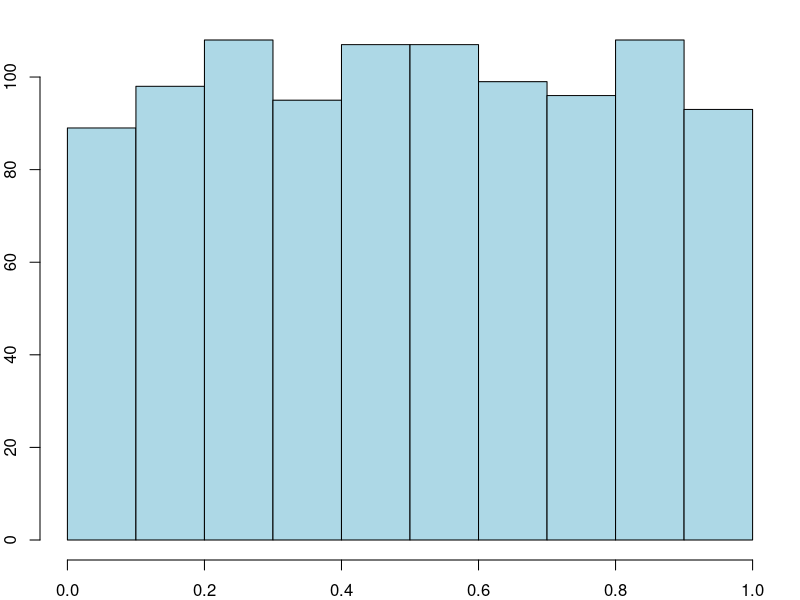
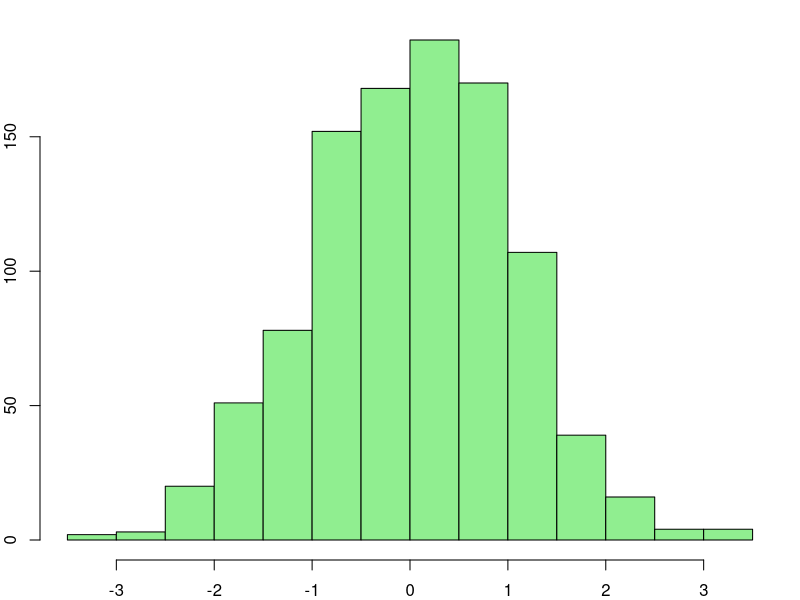
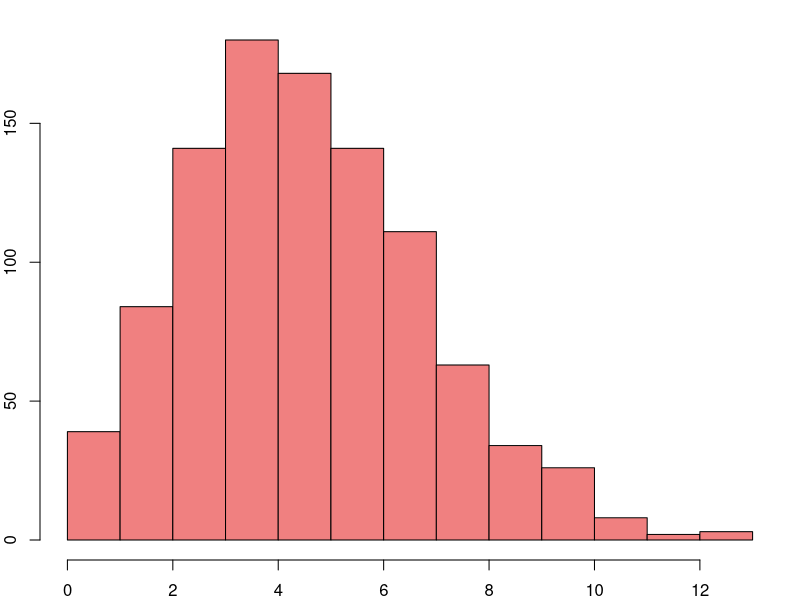
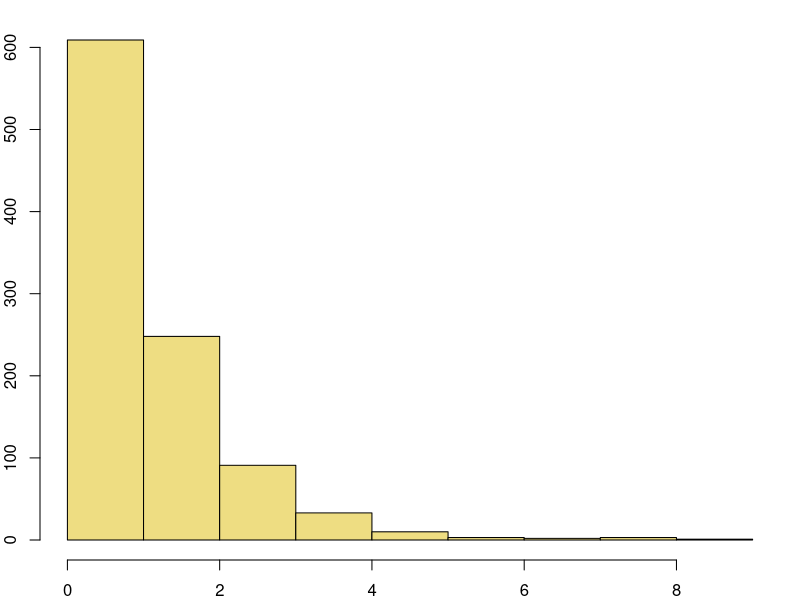

Source code (R) for these figures, in order:
## ---- chunk 1
#| include: false
knitr::opts_chunk$set(
  fig.width = 8,
  fig.asp = 0.818,
  fig.retina = 3,
  dpi = 300,
  out.width = "80%",
  fig.align = "center"
)
options(scipen = 100, width = 70)
library(tidyverse)
## ---- chunk 2
#| echo: true
roll_die <- function(n) {
  sample(1:n, size = 1, replace = TRUE)
}

# Example usage
roll_die(6)  # Rolls a 6-sided die
## ---- chunk 3
#| echo: true
n <- 6  # Change n to different values to explore
trials <- c(10, 100, 1000, 10000)

trials <- c(10, 100, 1000, 10000)
results <- numeric(4)
for(i in 1:4){
  rolls <- numeric(trials[i])
  for(j in 1:trials[i]){
    rolls[j] <- roll_die(6)
  }
  results[i] <- mean(rolls)
}

data.frame(Trials = trials, Estimated_Expectation = results)
## ---- chunk 4
#| echo: true

# Roll a 6-sided die 10 times using replicate
replicate(10, roll_die(6))
## ---- chunk 5
#| echo: true

n <- 6  # Change n to different values to explore
trials <- c(10, 100, 1000, 10000)
results <- numeric(4)
for(i in 1:4){
  rolls <- replicate(trials[i],roll_die(6))
  results[i] <- mean(rolls)
}

data.frame(Trials = trials, Estimated_Expectation = results)
## ---- chunk 6
#| echo: true
sapply(1:5, function(x) x^2)
## ---- chunk 7
#| echo: true

n <- 6  # Change n to different values to explore
trials <- c(10, 100, 1000, 10000)

run_experiment <- function(n_trials){
  mean(replicate(n_trials, roll_die(n)))
}

results <- sapply(trials, run_experiment)

data.frame(Trials = trials, Estimated_Expectation = results)
## ---- chunk 8
#| echo: true

roll_catan <- function() {
  sum(sample(1:6, size = 2, replace = TRUE))
}

# Example usage
roll_catan()
## ---- chunk 9
#| echo: true

trials <- c(10, 100, 1000, 10000)
results <- numeric(4)
for(i in 1:4){
  rolls <- numeric(trials[i])
  for(j in 1:trials[i]){
    rolls[j] <- roll_catan()
  }
}


data.frame(Trials = trials, Estimated_Probability_of_7 = results)
## ---- chunk 10
par(mar = c(2, 2, 1, 1)) # Reduce margins
## ---- chunk 11
#| echo: true
#| fig-width: 3
#| fig-height: 2

hist(runif(1000), main = NULL, col = "lightblue")
## ---- chunk 12
#| echo: true
#| fig-width: 3
#| fig-height: 2
hist(rnorm(1000), main = NULL, col = "lightgreen")
## ---- chunk 13
#| echo: true
#| fig-width: 3
#| fig-height: 2

hist(rpois(1000, lambda = 5), main = NULL, col = "lightcoral")
## ---- chunk 14
#| echo: true
#| fig-width: 3
#| fig-height: 2

hist(rexp(1000, rate = 1), main = NULL, col = "lightgoldenrod")
## ---- chunk 15
#| echo: true

simulate_aggregate_loss <- function(lambda, theta, num_simulations = 10000) {
  total_losses <- replicate(num_simulations, {
    num_claims <- rpois(1, lambda)
    sum(rexp(num_claims, rate = 1/theta))
  })
  mean(total_losses)
}

# Example usage
simulate_aggregate_loss(lambda = 5, theta = 10000)
